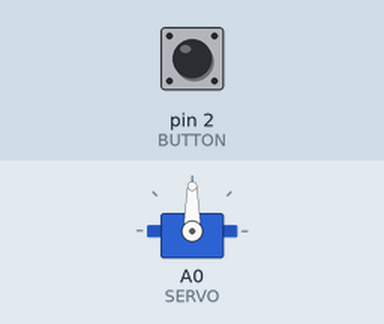
Recording of a sketch running on a simulated Arduino Uno, built with avr-gcc and run on an emulated ATmega328P. On the bench: servo. The inputs (shaded band) are chosen by the test bench; at power-on: pin 2 (BUTTON) HIGH.

Above: at 1.2 s.
1.3 s: pin 2 (BUTTON) pulled LOW for 0.15 s
At 2.05 s:
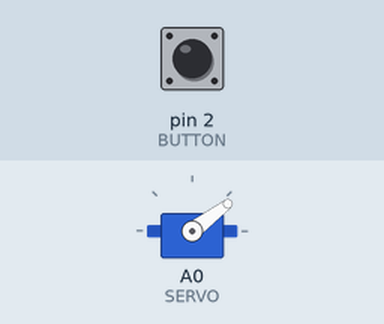
At 9.8 s:
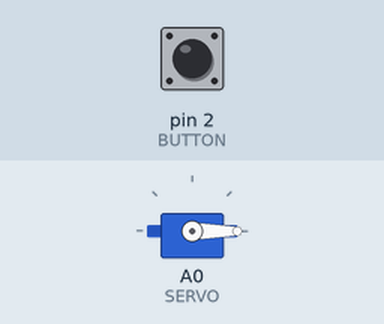
Timing chart, 0 to 11.3 s (numbered marks = the images above; inputs shaded):
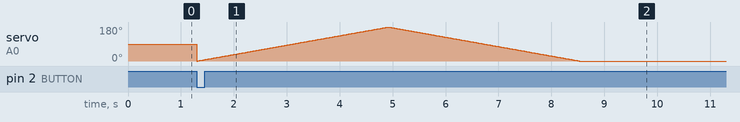

The sketch:

ex10_09.ino
```cpp
// 푸시버튼으로 서보모터 제어

#include <Servo.h>		// Servo 클래스가 선언된 헤더파일 가져오기
#define BUTTON 2
#define SERVO A0
Servo servo;			// Servo 클래스를 이용한 servo 객체의 선언 및 생성

void setup() {
  pinMode(BUTTON, INPUT);
  pinMode(SERVO, OUTPUT);
  servo.attach(SERVO);		// SERVO핀(→A0)을 servo 객체에 연결
}

void loop() {
  int value = digitalRead(BUTTON);
  if (value == 0) {
    for (int i = 0; i < 180; i++) {
      servo.write(i);
      delay(20);		// 서보모터의 회전 시 지연 시간 필요
    }
    for (int i = 180; i >= 0; i--) {
      servo.write(i);
      delay(20);		// 서보모터의 회전 시 지연 시간 필요
    }
  }
}
```
